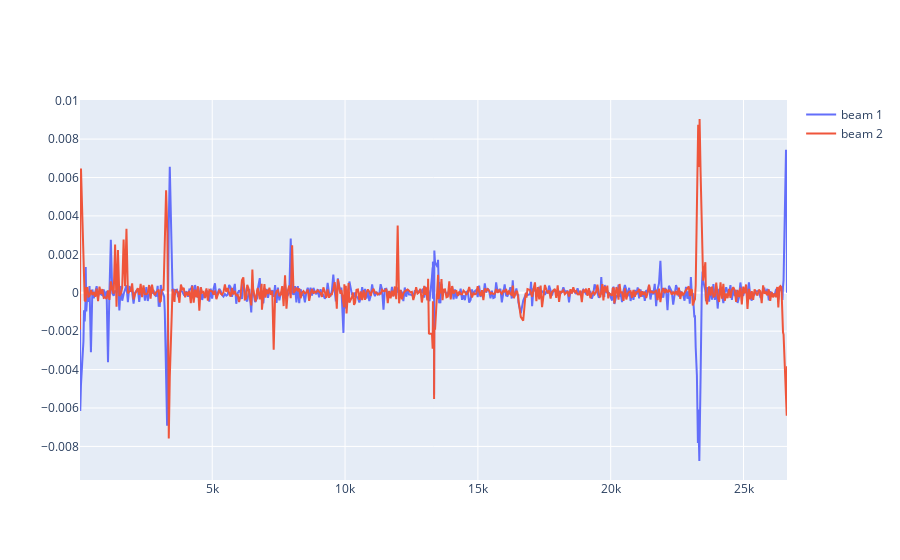

The notebook cell this image was saved under:
### Code cell
fig = go.Figure()

fig.add_trace(go.Scatter(x=beam1.S, y=beam1.Y/1e6, mode='lines', text = beam1.NAME, name='beam 1'))
fig.add_trace(go.Scatter(x=beam2.S, y=beam2.Y/1e6, mode='lines', text = beam2.NAME, name='beam 2'))

fig.show()

### Figure 1 — Plotly figure (JSON) as saved in the notebook; plotly's stock layout.template omitted (floating-point values rounded to 4 significant figures; data arrays with more than 128 entries replaced by an {"elided": "..."} marker saying what was removed)
{"data": [{"mode": "lines", "name": "beam 1", "text": {"elided": "542 str values"}, "type": "scatter", "x": {"elided": "542 float values"}, "y": {"elided": "542 float values"}}, {"mode": "lines", "name": "beam 2", "text": {"elided": "542 str values"}, "type": "scatter", "x": {"elided": "542 float values"}, "y": {"elided": "542 float values"}}], "layout": {}}
